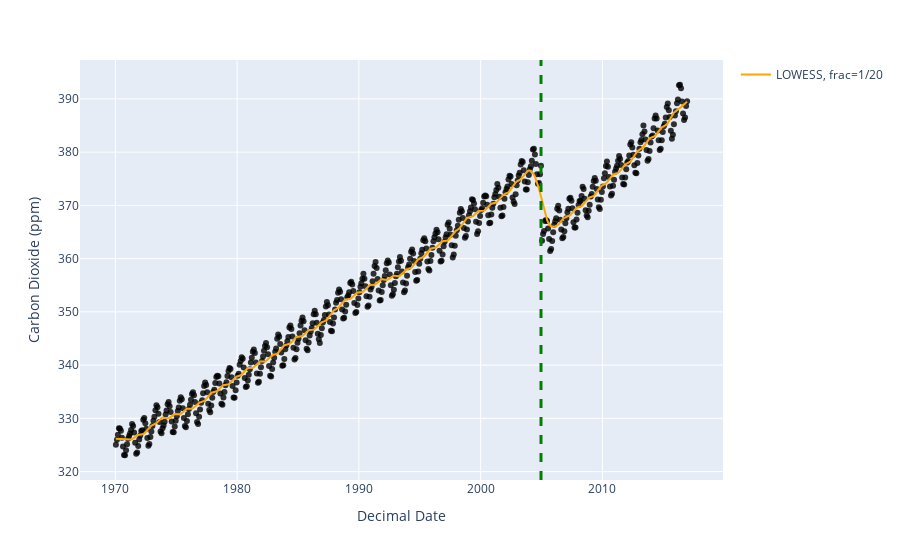

The notebook cell saved with this chart:
### Code cell
a = data[data['date'] > '2004-12-01']
aa = np.mean(a['Carbon Dioxide (ppm)'])
b = data[data['date'] < '2004-12-01']
bb = np.mean(b['Carbon Dioxide (ppm)'])
x1 = a['Decimal Date']
x2 = b['Decimal Date']
x1 = x1.to_numpy()
x2 = x2.to_numpy()
y1 = a['Carbon Dioxide (ppm)']
y2 = b['Carbon Dioxide (ppm)']
y1 = y1.to_numpy()
y2 = y2.to_numpy()
m1, b1 = np.polyfit(x1, y1, 1)
#plt.plot(x1, y1, 'o')
#plt.plot(x1, m1*x1 + b1)
m2, b2 = np.polyfit(x2, y2, 1)
#plt.plot(x2, y2, 'o')
#plt.plot(x2, m2*x2 + b2)
#plt.axvline(x=2004.9563)
#plt.xlabel('Date')
#plt.ylabel('Co2')
#plt.title("C02 over time")

x=data['Decimal Date'].values 
y=data['Carbon Dioxide (ppm)'].values
y_hat1 = sm.nonparametric.smoothers_lowess.lowess(y, x)
y_hat2 = sm.nonparametric.smoothers_lowess.lowess(y, x, frac=1/20)
fig = px.scatter(data, x=data['Decimal Date'], y=data['Carbon Dioxide (ppm)'], 
                 opacity=0.8, color_discrete_sequence=['black'])
fig.add_traces(go.Scatter(x=y_hat2[:,0], y=y_hat2[:,1], name='LOWESS, frac=1/20', line=dict(color='orange')))
fig.add_vline(x=2004.9563, line_width=3, line_dash="dash", line_color="green")

### Figure 1 — Plotly figure (JSON) as saved in the notebook; plotly's stock layout.template omitted (floating-point values rounded to 4 significant figures; data arrays with more than 128 entries replaced by an {"elided": "..."} marker saying what was removed)
{"data": [{"hovertemplate": "Decimal Date=%{x}<br>Carbon Dioxide (ppm)=%{y}<extra></extra>", "legendgroup": "", "marker": {"color": "black", "opacity": 0.8, "symbol": "circle"}, "mode": "markers", "name": "", "orientation": "v", "showlegend": false, "type": "scatter", "x": {"elided": "564 float values"}, "xaxis": "x", "y": {"elided": "564 float values"}, "yaxis": "y"}, {"line": {"color": "orange"}, "name": "LOWESS, frac=1/20", "type": "scatter", "x": {"elided": "564 float values"}, "y": {"elided": "564 float values"}}], "layout": {"legend": {"tracegroupgap": 0}, "margin": {"t": 60}, "shapes": [{"line": {"color": "green", "dash": "dash", "width": 3}, "type": "line", "x0": 2005.0, "x1": 2005.0, "xref": "x", "y0": 0, "y1": 1, "yref": "y domain"}], "xaxis": {"anchor": "y", "domain": [0, 1], "title": {"text": "Decimal Date"}}, "yaxis": {"anchor": "x", "domain": [0, 1], "title": {"text": "Carbon Dioxide (ppm)"}}}}
